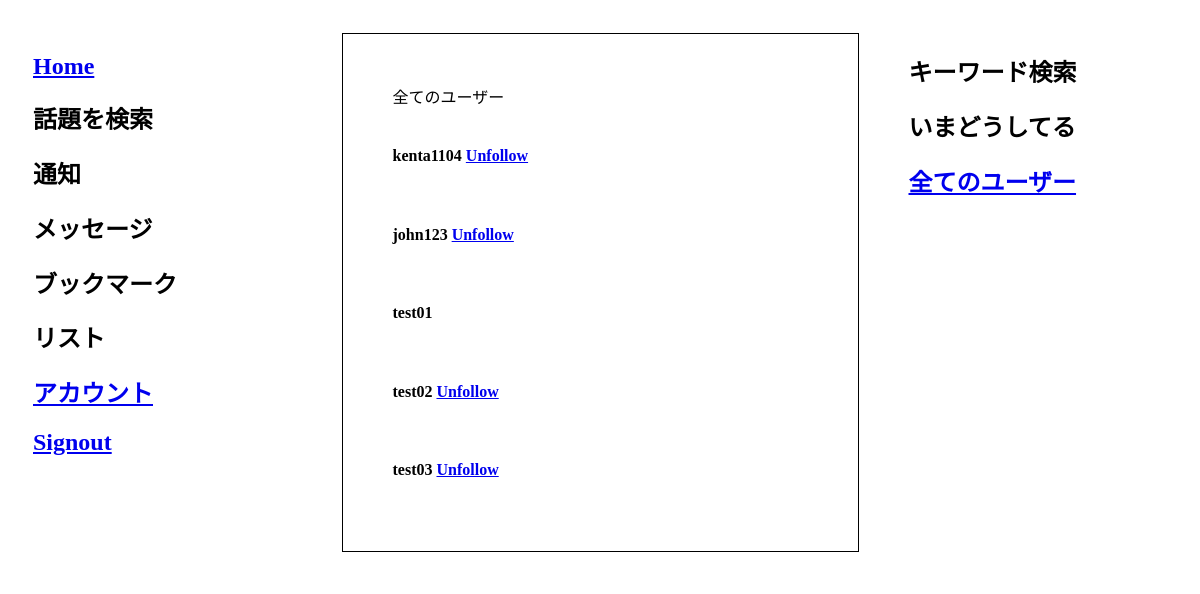
The page /users/ (signed in) on the database as committed earlier.
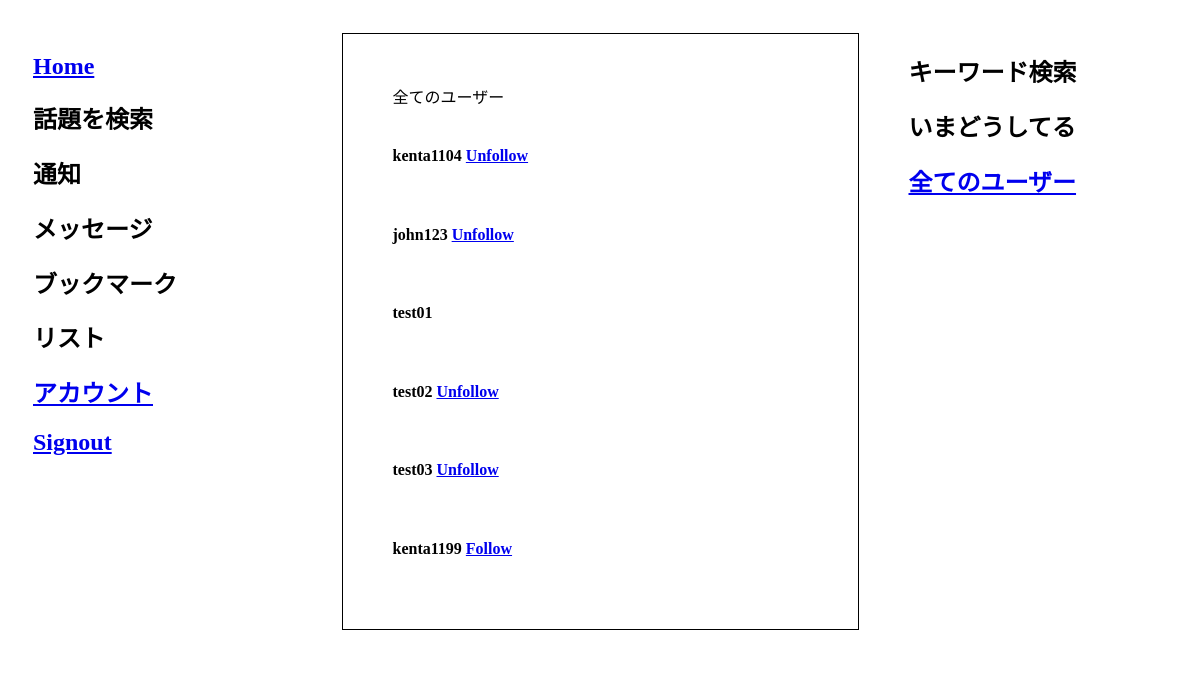
The same page on the database as committed later.
### project/models.py (models this page shows, shortened)
class User(db.Model):
    __tablename__ = 'users'
    id = db.Column(db.Integer, primary_key=True)
    name = db.Column(db.String, unique=True, nullable=False)
    email = db.Column(db.String, unique=True, nullable=False)
    image_file =  db.Column(db.String(20), nullable=False, default='default.jpg')
    password = db.Column(db.String, nullable=False)
    tweets = db.relationship('Tweet', backref='poster')
    role = db.Column(db.String, default='user')
    @classmethod
    def is_following(cls, who_id, whom_id):
        whom_ids = db.session.query(Follower.whom_id).filter_by(who_id=who_id).all()
        whom_ids = [i[0] for i in whom_ids]
        if whom_id in whom_ids:
            return True
        else:
            return False

### project/users/views.py (the view)
@users_blueprint.route('/users/')
@login_required
def all_users():
    users = db.session.query(User).all()
    return render_template('users.html', users=users)

### project/users/views.py (called while the page is built)
def login_required(test):
    @wraps(test)
    def wrap(*args, **kwargs):
        if 'logged_in' in session:
            return test(*args, **kwargs)
        else:
            flash('You need to login first')
            return (redirect(url_for('users.login')))
    return wrap

### project/templates/users.html (shortened to what this page needs)
{% extends 'layout.html' %}
{% block content %}
    <section class="col-2">
        <div class="marketing">
            全てのユーザー
            {% for user in users %}
            <div class="media">
                <div class="media-left">
                </div>
                <div class="media-body">
                    <h4 class="media-heading">{{ user.name }}
                        {% if user.name == session.name %}
                        </h4>
                        {% elif user.is_following(session.user_id, user.id) %}
                        <a class="btn btn-info btn-xs" href="{{ url_for('tweets.unfollow_user', user_id=user.id )}}">Unfollow</a></h4>
                        {% else %}
                        <a class="btn btn-info btn-xs" href="{{ url_for('tweets.follow_user', user_id=user.id )}}">Follow</a></h4>
                        {% endif %}
                </div>
            </div>
            {% endfor %}
        </div>
    </section>
{% endblock content %}

### project/templates/layout.html (shortened to what this page needs)
<!DOCTYPE html>
<html lang="ja">
  <head>
    <link rel=stylesheet href="{{ url_for('static', filename='style.css')}}">
  </head>
  <body>
      <div class="main">
        <section class="col-1">
            {% if session.logged_in %}
            <h1><a href="/tweets/">Home</a></h1>
            <h1>話題を検索</h1>
            <h1>通知</h1>
            <h1>メッセージ</h1>
            <h1>ブックマーク</h1>
            <h1>リスト</h1>
            <h1><a href="{{ url_for('users.accounts') }}">アカウント</a></li></h1>
            {% endif %}
            {% if not session.logged_in %}
            {% else %}
            <h1 role="presentation"><a href="{{ url_for('users.logout') }}">Signout</a></h1>
            {% endif %}
        </section>
      {% block content %}
      {% endblock content %}
      <section class="col-3">
        <h1>キーワード検索</h1>
        <h1>いまどうしてる</h1>
        <h1><a href="{{ url_for('users.all_users') }}">全てのユーザー</a></h1>
      </section>
      </div>
  </body>
</html>

### project/static/style.css (style rules this page uses)
.main section { margin: 10px; background: white; padding: 15px; }
.main h1 { color: black; font-size: 1.5rem; }
.main { display: flex; max-width: 1375px; margin: 0 auto; justify-content:space-around; }
.main section { flex: 1; }
.main .col-2 { flex: 2; }
.marketing { border: solid 1px black; padding: 50px; }

Rows that differ between the two databases and show on the page:
added User: name "kenta1199"
